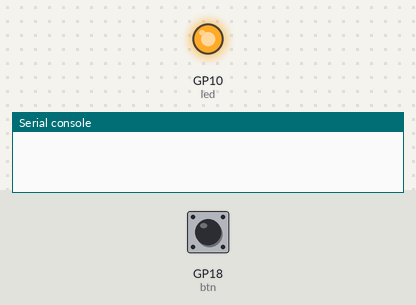
The program below on a simulated Raspberry Pi Pico running MicroPython. Parts: output pins drawn as LEDs (lit = HIGH), the last lines printed to the serial console. The test bench sets the inputs (shaded band); at power-on: GP18 (btn) HIGH. The clock reads 2024-03-15 10:24:30 at power-on unless the program sets it.

Above: at 1.2 s.
1.3 s: GP18 (btn) pulled LOW for 0.15 s
At 1.7 s:
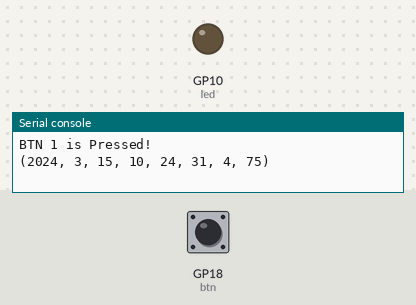
3.3 s: GP18 (btn) pulled LOW for 3.2 s
At 7.5 s:
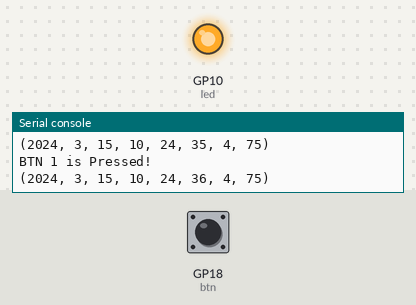
Timing chart, 0 to 9.0 s (numbered marks = the images above; inputs shaded):
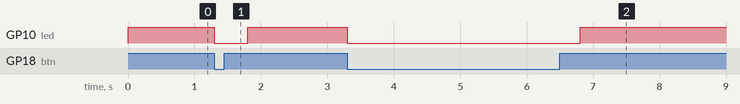

The program:

Pico_Button_Control_LED_Demo_main.py
```python
from machine import Pin
import time


led = Pin(10, Pin.OUT)
btn = Pin(18, Pin.IN, Pin.PULL_UP)

while True:
    if btn.value() == 0:
        print("BTN 1 is Pressed!")
        print(time.localtime())
        led.value(0)
        time.sleep(0.5)
    else:
        led.value(1)
```

Measured:
- after the input at 1.3 s, GP10 (led): HIGH → LOW at once, → HIGH 0.50 s later
- after the input at 3.3 s, GP10 (led): HIGH → LOW at once, → HIGH 3.5 s later
